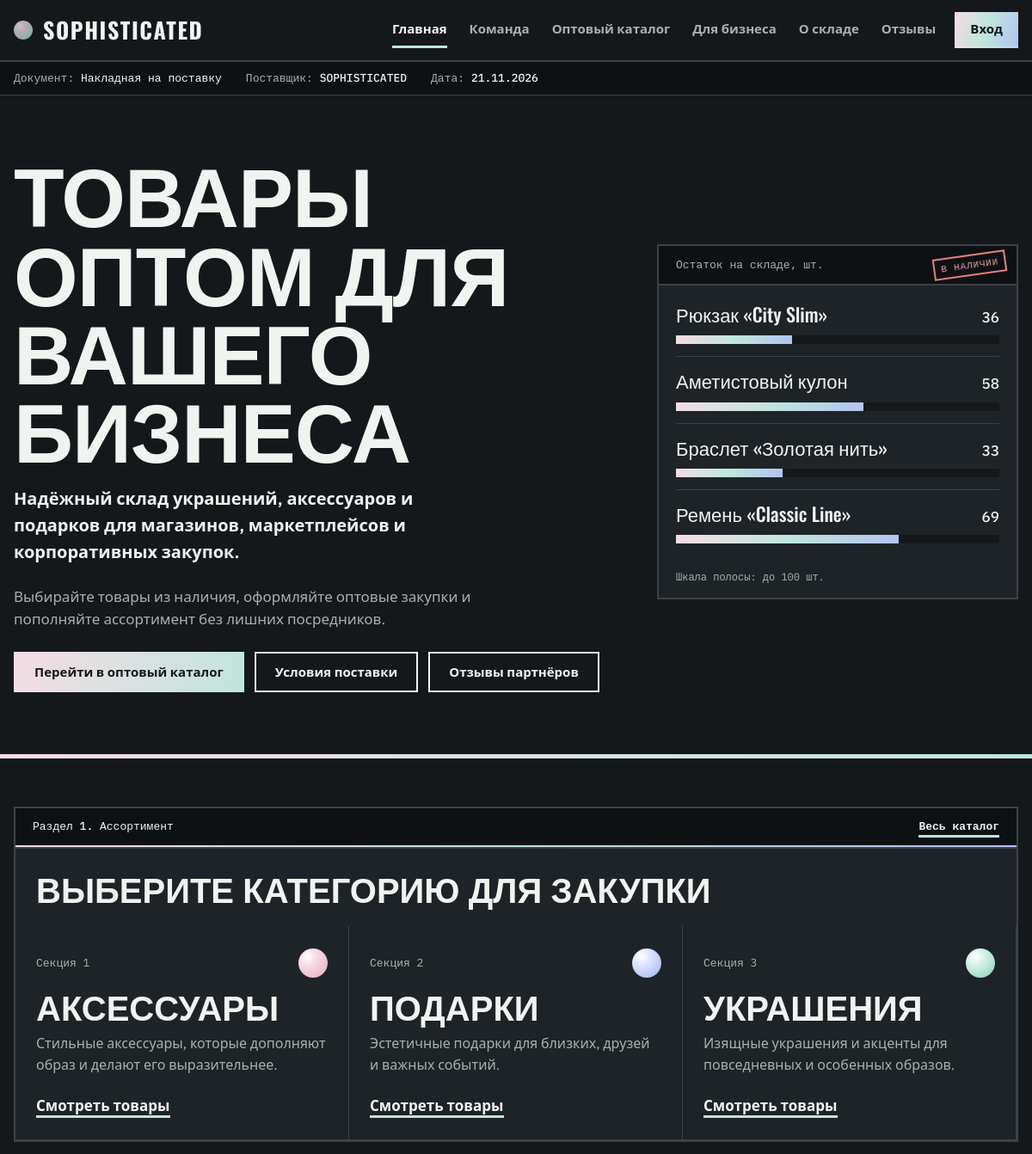
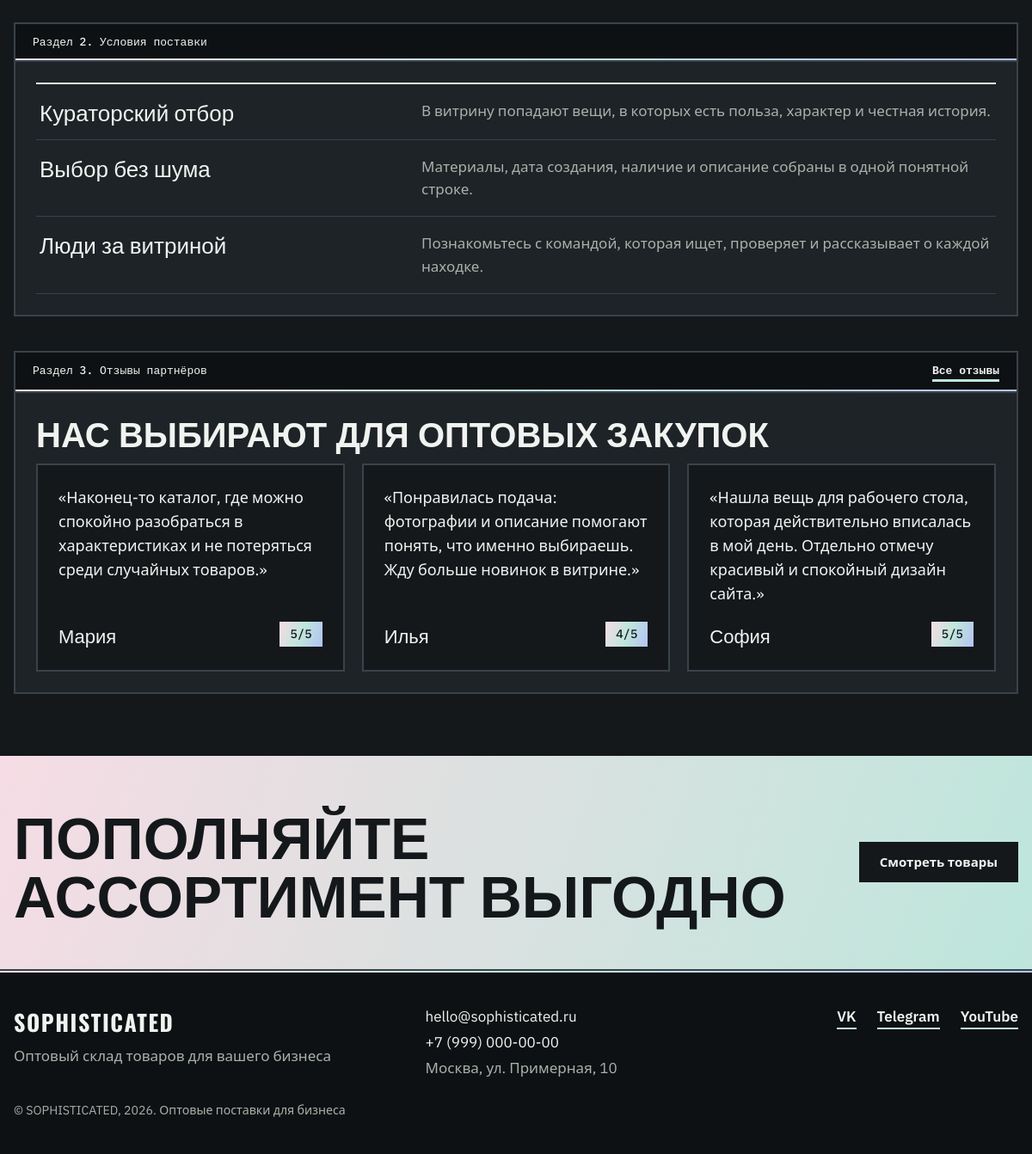
The page / on the database its author committed (2 pictures, top to bottom).
### hello/models.py (models this page shows, shortened)
class Products(models.Model):
    name = models.CharField('Название товара', max_length=100)
    sale = models.IntegerField('Цена')
    material = models.CharField('Материал', max_length=100)
    date_prod = models.DateField('Дата производства')
    conter = models.IntegerField('Количество')
    cat_id = models.ForeignKey(
        Category,
        on_delete=models.CASCADE,
        verbose_name='Категория',
    )
    image = models.ImageField(upload_to='products/', null=True, blank=True, verbose_name="Фото")
    description = models.TextField('Описание товара', max_length=1000, blank=True, default='')
    slug = models.SlugField(unique=True, blank=True, null=True, verbose_name='URL-пропуск')
    class Meta:
        indexes = [
            models.Index(fields=['sale'], name='products_sale_idx'),
            models.Index(fields=['conter'], name='products_conter_idx'),
            models.Index(fields=['date_prod'], name='products_date_prod_idx'),
        ]
        verbose_name = 'Товар'
        verbose_name_plural = 'Товары'

class Category(models.Model):
    name = models.CharField('Название категории', max_length=100)
    coment = models.TextField('Описание', max_length=500)
    class Meta:
        verbose_name = 'Категория'
        verbose_name_plural = 'Категории'

class Review(models.Model):
    RATING_CHOICES = [(i, f"{i} ⭐") for i in range(1, 6)]
    name = models.CharField(max_length=100, verbose_name="Ваше имя")
    rating = models.IntegerField(choices=RATING_CHOICES, verbose_name="Оценка")
    text = models.TextField(verbose_name="Текст отзыва")
    created_at = models.DateTimeField(auto_now_add=True, verbose_name="Дата публикации")
    class Meta:
        db_table = 'hello_reviews'
        verbose_name = "Отзыв"
        verbose_name_plural = "Отзывы"
        ordering = ['-created_at'] # Сортировка: новые сверху

### hello/views.py (the view)
# urls.py: path('', views.index, name='index'),
def index(request):
    featured_categories = Category.objects.order_by('name')[:6]
    latest_reviews = Review.objects.all()[:3]
    stock_products = list(Products.objects.filter(conter__gt=0).order_by('?')[:4])
    for product in stock_products:
        product.bar = min(product.conter, 100)
    return render(request, "index.html", {
        'featured_categories': featured_categories,
        'latest_reviews': latest_reviews,
        'stock_products': stock_products,
    })

### hello/context_processors.py (called while the page is built)
def settings(request):
    return {'settings': {
        'YMETRICA_ID': _settings.YMETRICA_ID,
        'GA_MEASUREMENT_ID': _settings.GA_MEASUREMENT_ID,
    }}

def site_contacts(request):
    return {'SITE_CONTACTS': {
        'email': _settings.SITE_EMAIL, 'phone': _settings.SITE_PHONE,
        'address': _settings.SITE_ADDRESS, 'vk': _settings.SITE_VK,
        'telegram': _settings.SITE_TELEGRAM, 'youtube': _settings.SITE_YOUTUBE,
    }}

### hello/templates/index.html (shortened to what this page needs)
{% extends 'base.html' %}
{% block doc_name %}Накладная на поставку{% endblock %}
{% block content %}
<section class="home-hero">
    <div class="home-hero__text">
        <h1>Товары оптом для вашего бизнеса</h1>
        <p class="home-lead">Надёжный склад украшений, аксессуаров и подарков для магазинов, маркетплейсов и корпоративных закупок.</p>
        <p>Выбирайте товары из наличия, оформляйте оптовые закупки и пополняйте ассортимент без лишних посредников.</p>
        <div class="home-links">
            <a class="btn" href="{% url 'products' %}">Перейти в оптовый каталог</a>
            <a class="btn btn--ghost" href="{% url 'weo' %}">Условия поставки</a>
            <a class="btn btn--ghost" href="{% url 'reviews' %}">Отзывы партнёров</a>
        </div>
    </div>
    <div class="stock-panel">
        <div class="stock-panel__bar">Остаток на складе, шт.</div>
        <div class="approval-stamp" aria-hidden="true">В НАЛИЧИИ</div>
        <div class="stock-panel__rows">
            {% for p in stock_products %}
                <div class="stock-row{% if p.conter <= 20 %} stock-row--low{% endif %}">
                    <div class="stock-row__top">
                        <span class="stock-row__name">{{ p.name }}</span>
                        <span class="stock-row__qty" data-count="{{ p.conter }}">{{ p.conter }}</span>
                    </div>
                    <div class="stock-row__track"><div class="stock-row__fill" style="width: {{ p.bar }}%"></div></div>
                </div>
            {% empty %}
                <p class="stock-panel__note">Товары скоро появятся на складе.</p>
            {% endfor %}
        </div>
        <div class="stock-panel__note">Шкала полосы: до 100 шт.</div>
    </div>
</section>
<div class="pearl-rule"></div>
<div class="sheet">
    <section class="section" aria-labelledby="cat-title">
        <div class="section__bar">
            <b>Раздел 1. Ассортимент</b>
            <a class="link-underline" href="{% url 'products' %}">Весь каталог</a>
        </div>
        <div class="section__body">
            <h2 id="cat-title">Выберите категорию для закупки</h2>
        </div>
        <div class="home-category-grid">
            {% for cat in featured_categories %}
                <a class="home-category-card" href="{% url 'products' %}?category_id={{ cat.id }}">
                    <span class="home-category-card__top">
                        <span>Секция {{ forloop.counter }}</span>
                        <span class="pearl-dot {% cycle '' 'pearl-dot--blue' 'pearl-dot--mint' %}"></span>
                    </span>
                    <strong>{{ cat.name }}</strong>
                    <small>{{ cat.coment|truncatechars:75 }}</small>
                    <span class="home-category-card__go"><span>Смотреть товары</span></span>
                </a>
            {% empty %}
                <p class="stock-panel__note">Категории скоро появятся.</p>
            {% endfor %}
        </div>
    </section>
    <section class="section" aria-label="Условия поставки">
        <div class="section__bar"><b>Раздел 2. Условия поставки</b></div>
        <div class="section__body">
            <div class="terms">
                <div class="terms__row">
                    <h3>Кураторский отбор</h3>
                    <p>В витрину попадают вещи, в которых есть польза, характер и честная история.</p>
                </div>
                <div class="terms__row">
                    <h3>Выбор без шума</h3>
                    <p>Материалы, дата создания, наличие и описание собраны в одной понятной строке.</p>
                </div>
                <div class="terms__row">
                    <h3>Люди за витриной</h3>
                    <p>Познакомьтесь с командой, которая ищет, проверяет и рассказывает о каждой находке.</p>
                </div>
            </div>
        </div>
    </section>
    <section class="section" aria-labelledby="rev-title">
        <div class="section__bar">
            <b>Раздел 3. Отзывы партнёров</b>
            <a class="link-underline" href="{% url 'reviews' %}">Все отзывы</a>
        </div>
        <div class="section__body">
            <h2 id="rev-title">Нас выбирают для оптовых закупок</h2>
            <div class="home-review-grid">
                {% for review in latest_reviews %}
                    <article class="home-review-card">
                        <p>«{{ review.text|truncatechars:150 }}»</p>
                        <div class="home-review-card__foot">
                            <strong>{{ review.name }}</strong>
                            <span class="rating-badge">{{ review.rating }}/5</span>
                        </div>
                    </article>
                {% empty %}
                    <p>Отзывы клиентов скоро появятся.</p>
                {% endfor %}
            </div>
        </div>
    </section>
</div>
<section class="home-callout">
    <div class="home-callout__inner">
        <h2>Пополняйте ассортимент выгодно</h2>
        <a class="btn" href="{% url 'products' %}">Смотреть товары</a>
    </div>
</section>
{% endblock %}

### rows shown on the page
Products: name "Рюкзак «City Slim»", conter "36"
Products: name "Аметистовый кулон", conter "58"
Products: name "Браслет «Золотая нить»", conter "33"
Products: name "Ремень «Classic Line»", conter "69"
Category: name "АКСЕССУАРЫ", coment "Стильные аксессуары, которые дополняют образ и делают его выразительнее."
Category: name "ПОДАРКИ", coment "Эстетичные подарки для близких, друзей и важных событий."
Category: name "УКРАШЕНИЯ", coment "Изящные украшения и акценты для повседневных и особенных образов."
Review: text "Наконец-то каталог, где можно спокойно разобраться в характеристиках и не потеряться среди случайных товаров.", name "Мария", rating "5"
Review: text "Понравилась подача: фотографии и описание помогают понять, что именно выбираешь. Жду больше новинок в витрине.", name "Илья", rating "4"
Review: text "Нашла вещь для рабочего стола, которая действительно вписалась в мой день. Отдельно отмечу красивый и спокойный дизайн сайта.", name "София", rating "5"

### other values the page prints
{{ SITE_CONTACTS.email }} "hello@sophisticated.ru"
{{ SITE_CONTACTS.phone }} "+7 (999) 000-00-00"
{{ SITE_CONTACTS.address }} "Москва, ул. Примерная, 10"
